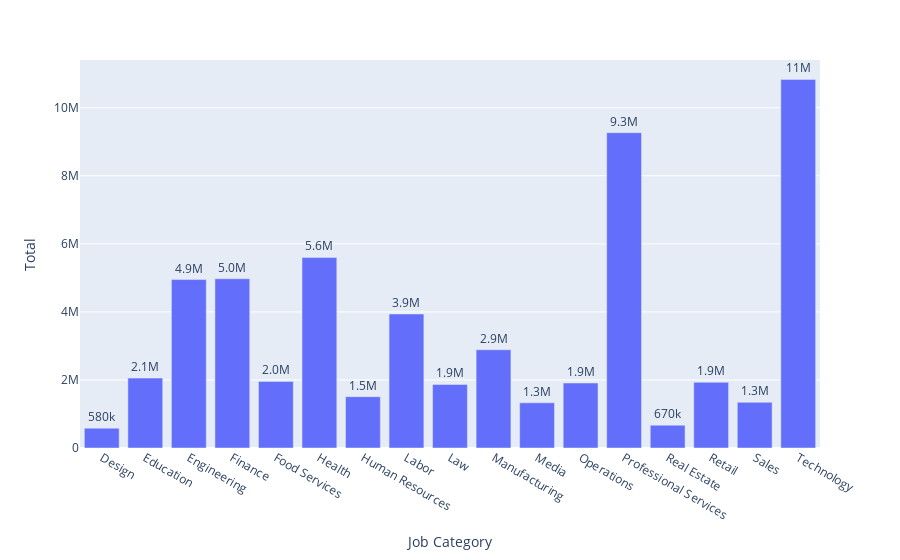

This figure's notebook cell:
### Code cell
col3=['Job Category','Total']
df_job = df[col3]
df_job = df_job.groupby('Job Category' ,as_index=False).sum(axis=1)
df_job_plt = px.bar(df_job, y='Total', x='Job Category', text='Total')
df_job_plt.update_traces(texttemplate='%{text:.2s}', textposition='outside')
df_job_plt.update_layout(uniformtext_minsize=8, uniformtext_mode='hide')
df_job_plt.show()

### Figure 1 — Plotly figure (JSON) as saved in the notebook; plotly's stock layout.template omitted (floating-point values rounded to 4 significant figures)
{"data": [{"alignmentgroup": "True", "hoverlabel": {"namelength": 0}, "hovertemplate": "Job Category=%{x}<br>Total=%{text}", "legendgroup": "", "marker": {"color": "#636efa"}, "name": "", "offsetgroup": "", "orientation": "v", "showlegend": false, "text": [583003, 2054975, 4949867, 4973791, 1957346, 5599703, 1508339, 3937722, 1867894, 2886927, 1328128, 1910044, 9265958, 670068, 1931921, 1342780, 10832035], "textposition": "outside", "texttemplate": "%{text:.2s}", "type": "bar", "x": ["Design", "Education", "Engineering", "Finance", "Food Services", "Health", "Human Resources", "Labor", "Law", "Manufacturing", "Media", "Operations", "Professional Services", "Real Estate", "Retail", "Sales", "Technology"], "xaxis": "x", "y": [583003, 2054975, 4949867, 4973791, 1957346, 5599703, 1508339, 3937722, 1867894, 2886927, 1328128, 1910044, 9265958, 670068, 1931921, 1342780, 10832035], "yaxis": "y"}], "layout": {"barmode": "relative", "legend": {"tracegroupgap": 0}, "margin": {"t": 60}, "uniformtext": {"minsize": 8, "mode": "hide"}, "xaxis": {"anchor": "y", "domain": [0, 1], "title": {"text": "Job Category"}}, "yaxis": {"anchor": "x", "domain": [0, 1], "title": {"text": "Total"}}}}
